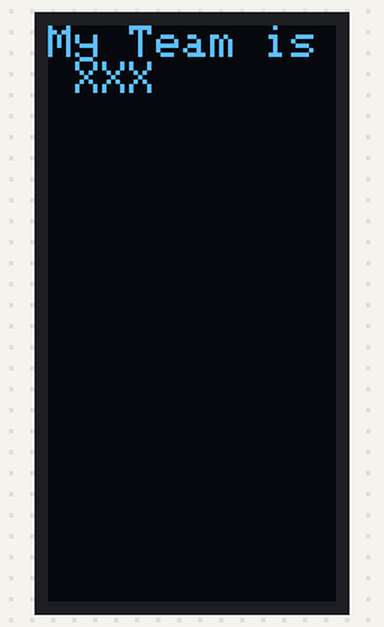
This sketch was run on a simulated Arduino Uno, built with avr-gcc and run on an emulated ATmega328P. Shown: 64×128 one-colour display.

Above: at 0.15 s.
At 2.34 s:
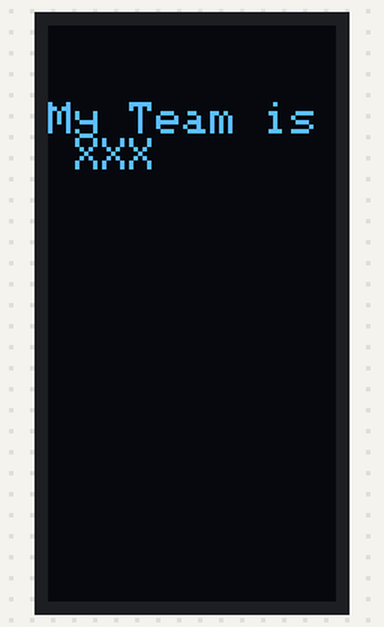
At 4.54 s:
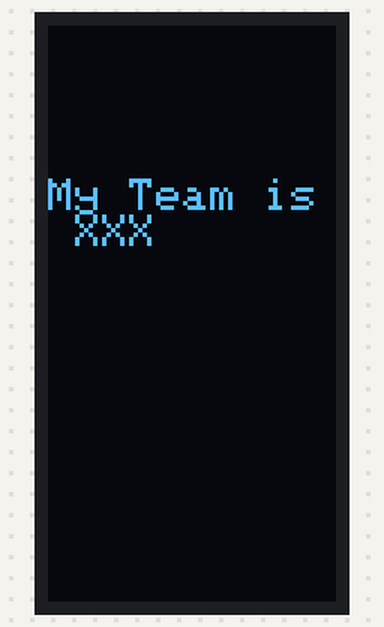
At 8.93 s:
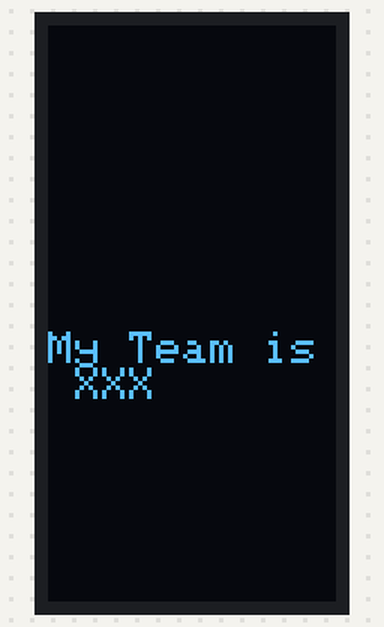
At 13.33 s:
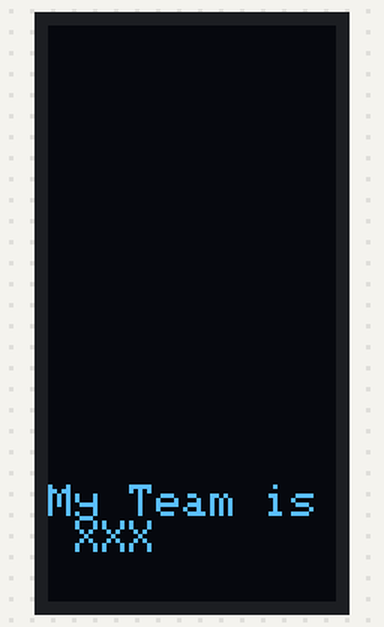
At 17.71 s:
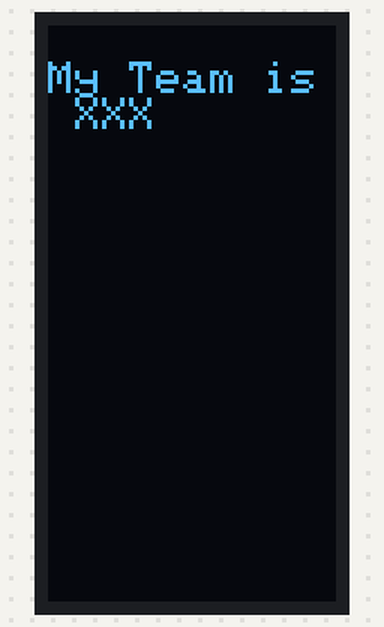

The sketch:

Lesson1_HelloMyTeam.ino
```cpp
// Lesson 1: Print team name on the OLED display

#include <Arduino.h>
#include <Adafruit_SSD1306.h>

static uint8_t const OLED_WIDTH = 128;
static uint8_t const OLED_HEIGHT = 64;
static uint8_t const OLED_I2C_ADDR = 0x3C;

static Adafruit_SSD1306 display(OLED_WIDTH, OLED_HEIGHT);

void setup() {
        display.begin(SSD1306_SWITCHCAPVCC, OLED_I2C_ADDR);
        display.invertDisplay(false);
        display.setRotation(3);
        display.setTextSize(1);
        display.setTextColor(SSD1306_WHITE, SSD1306_BLACK);
        display.clearDisplay();
        display.display();
}

static int16_t position = 0;

void loop() {
        display.clearDisplay();
        display.setCursor(0, position);
        display.print("My Team is XXX");
        display.display();
        position = (position + 1) % OLED_WIDTH;
        delay(100); // milliseconds
}
```

Measured:
- by itself, everything shown: repeats every 16.5 s, in 128 steps
